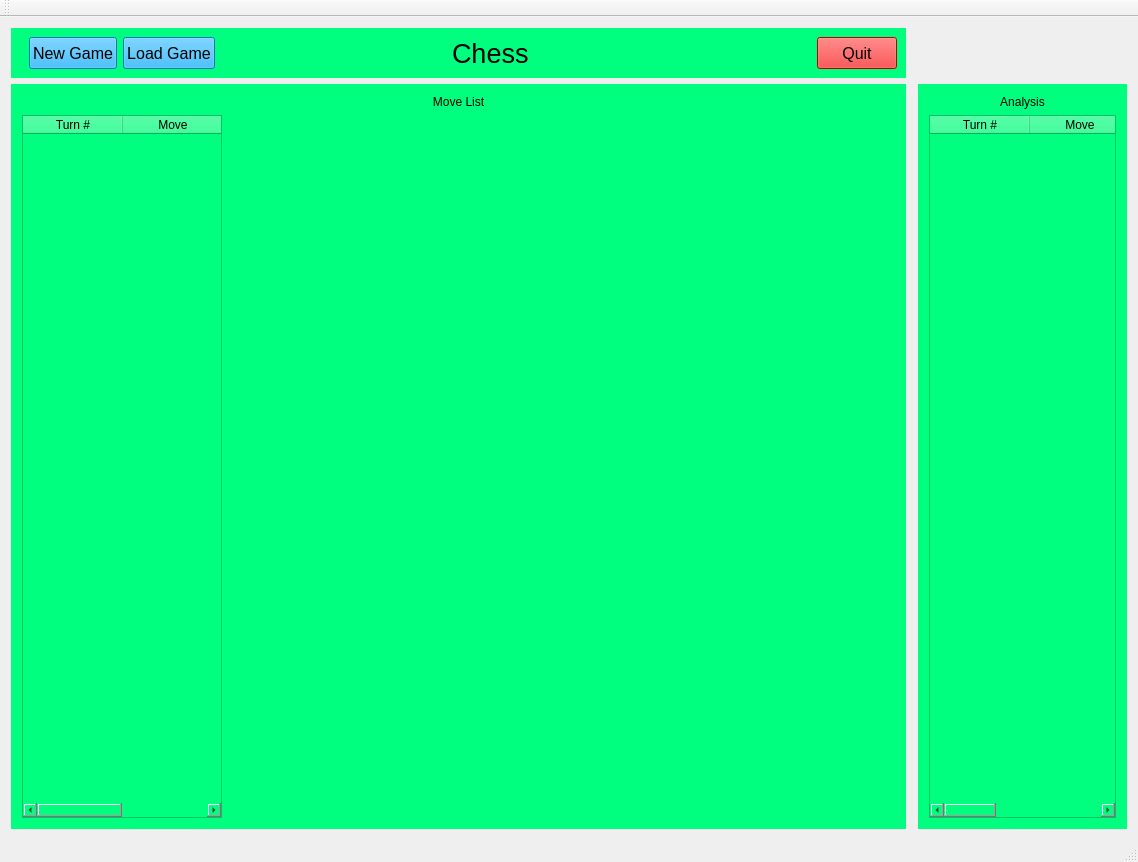
<?xml version="1.0" encoding="UTF-8"?>
<ui version="4.0">
 <class>MainWindowClass</class>
 <widget class="QMainWindow" name="MainWindowClass">
  <property name="geometry">
   <rect>
    <x>0</x>
    <y>0</y>
    <width>1138</width>
    <height>862</height>
   </rect>
  </property>
  <property name="sizePolicy">
   <sizepolicy hsizetype="Expanding" vsizetype="Expanding">
    <horstretch>0</horstretch>
    <verstretch>0</verstretch>
   </sizepolicy>
  </property>
  <property name="windowTitle">
   <string>MainWindow</string>
  </property>
  <widget class="QWidget" name="centralWidget">
   <property name="sizePolicy">
    <sizepolicy hsizetype="Expanding" vsizetype="Expanding">
     <horstretch>0</horstretch>
     <verstretch>0</verstretch>
    </sizepolicy>
   </property>
   <layout class="QVBoxLayout" name="verticalLayout_2">
    <item>
     <layout class="QGridLayout" name="gridLayout">
      <item row="1" column="0">
       <widget class="QWidget" name="movelistwidget" native="true">
        <property name="sizePolicy">
         <sizepolicy hsizetype="Preferred" vsizetype="Preferred">
          <horstretch>0</horstretch>
          <verstretch>0</verstretch>
         </sizepolicy>
        </property>
        <property name="maximumSize">
         <size>
          <width>16777215</width>
          <height>16777215</height>
         </size>
        </property>
        <property name="styleSheet">
         <string notr="true">background-color: rgb(0, 255, 127);</string>
        </property>
        <layout class="QVBoxLayout" name="verticalLayout_3">
         <item>
          <widget class="QLabel" name="movelistlabel">
           <property name="text">
            <string>Move List</string>
           </property>
           <property name="alignment">
            <set>Qt::AlignCenter</set>
           </property>
          </widget>
         </item>
         <item>
          <widget class="QTableWidget" name="movetableview">
           <property name="sizePolicy">
            <sizepolicy hsizetype="Preferred" vsizetype="Expanding">
             <horstretch>0</horstretch>
             <verstretch>0</verstretch>
            </sizepolicy>
           </property>
           <property name="maximumSize">
            <size>
             <width>200</width>
             <height>16777215</height>
            </size>
           </property>
           <column>
            <property name="text">
             <string>Turn #</string>
            </property>
           </column>
           <column>
            <property name="text">
             <string>Move</string>
            </property>
           </column>
          </widget>
         </item>
        </layout>
       </widget>
      </item>
      <item row="1" column="2">
       <widget class="QWidget" name="analysiswidget" native="true">
        <property name="sizePolicy">
         <sizepolicy hsizetype="Preferred" vsizetype="Preferred">
          <horstretch>0</horstretch>
          <verstretch>0</verstretch>
         </sizepolicy>
        </property>
        <property name="minimumSize">
         <size>
          <width>0</width>
          <height>0</height>
         </size>
        </property>
        <property name="styleSheet">
         <string notr="true">background-color: rgb(0, 255, 127);</string>
        </property>
        <layout class="QVBoxLayout" name="verticalLayout_4">
         <item>
          <widget class="QLabel" name="analysislabel">
           <property name="text">
            <string>Analysis</string>
           </property>
           <property name="alignment">
            <set>Qt::AlignCenter</set>
           </property>
          </widget>
         </item>
         <item>
          <widget class="QTableWidget" name="analysistable">
           <property name="sizePolicy">
            <sizepolicy hsizetype="Preferred" vsizetype="Expanding">
             <horstretch>0</horstretch>
             <verstretch>0</verstretch>
            </sizepolicy>
           </property>
           <property name="horizontalScrollBarPolicy">
            <enum>Qt::ScrollBarAsNeeded</enum>
           </property>
           <property name="sizeAdjustPolicy">
            <enum>QAbstractScrollArea::AdjustToContents</enum>
           </property>
           <attribute name="horizontalHeaderMinimumSectionSize">
            <number>1</number>
           </attribute>
           <attribute name="horizontalHeaderStretchLastSection">
            <bool>true</bool>
           </attribute>
           <column>
            <property name="text">
             <string>Turn #</string>
            </property>
           </column>
           <column>
            <property name="text">
             <string>Move</string>
            </property>
           </column>
           <column>
            <property name="text">
             <string>Value</string>
            </property>
           </column>
          </widget>
         </item>
        </layout>
       </widget>
      </item>
      <item row="1" column="1">
       <widget class="Chessboard" name="boardwidget" native="true">
        <property name="sizePolicy">
         <sizepolicy hsizetype="Expanding" vsizetype="Expanding">
          <horstretch>0</horstretch>
          <verstretch>0</verstretch>
         </sizepolicy>
        </property>
        <property name="styleSheet">
         <string notr="true">border-color: rgb(0, 0, 0);</string>
        </property>
       </widget>
      </item>
      <item row="0" column="0">
       <widget class="QWidget" name="topwidget" native="true">
        <property name="sizePolicy">
         <sizepolicy hsizetype="Preferred" vsizetype="Fixed">
          <horstretch>0</horstretch>
          <verstretch>0</verstretch>
         </sizepolicy>
        </property>
        <property name="minimumSize">
         <size>
          <width>0</width>
          <height>50</height>
         </size>
        </property>
        <property name="maximumSize">
         <size>
          <width>16777215</width>
          <height>50</height>
         </size>
        </property>
        <property name="styleSheet">
         <string notr="true">background-color: rgb(0, 255, 127);</string>
        </property>
        <layout class="QHBoxLayout" name="horizontalLayout_2">
         <property name="spacing">
          <number>67</number>
         </property>
         <property name="leftMargin">
          <number>9</number>
         </property>
         <property name="topMargin">
          <number>9</number>
         </property>
         <property name="rightMargin">
          <number>9</number>
         </property>
         <property name="bottomMargin">
          <number>9</number>
         </property>
         <item>
          <widget class="QWidget" name="widget" native="true">
           <layout class="QHBoxLayout" name="horizontalLayout_3">
            <property name="leftMargin">
             <number>9</number>
            </property>
            <property name="topMargin">
             <number>0</number>
            </property>
            <property name="rightMargin">
             <number>0</number>
            </property>
            <property name="bottomMargin">
             <number>0</number>
            </property>
            <item>
             <widget class="QPushButton" name="newGameBtn">
              <property name="sizePolicy">
               <sizepolicy hsizetype="Maximum" vsizetype="Preferred">
                <horstretch>0</horstretch>
                <verstretch>0</verstretch>
               </sizepolicy>
              </property>
              <property name="maximumSize">
               <size>
                <width>200</width>
                <height>16777215</height>
               </size>
              </property>
              <property name="font">
               <font>
                <pointsize>12</pointsize>
               </font>
              </property>
              <property name="styleSheet">
               <string notr="true">background-color: rgb(0, 170, 255);</string>
              </property>
              <property name="text">
               <string>New Game</string>
              </property>
             </widget>
            </item>
            <item>
             <widget class="QPushButton" name="loadGameBtn">
              <property name="sizePolicy">
               <sizepolicy hsizetype="Preferred" vsizetype="Preferred">
                <horstretch>0</horstretch>
                <verstretch>0</verstretch>
               </sizepolicy>
              </property>
              <property name="font">
               <font>
                <pointsize>12</pointsize>
               </font>
              </property>
              <property name="styleSheet">
               <string notr="true">background-color: rgb(0, 170, 255);</string>
              </property>
              <property name="text">
               <string>Load Game</string>
              </property>
             </widget>
            </item>
           </layout>
          </widget>
         </item>
         <item>
          <spacer name="horizontalSpacer">
           <property name="orientation">
            <enum>Qt::Horizontal</enum>
           </property>
           <property name="sizeType">
            <enum>QSizePolicy::Fixed</enum>
           </property>
           <property name="sizeHint" stdset="0">
            <size>
             <width>170</width>
             <height>20</height>
            </size>
           </property>
          </spacer>
         </item>
         <item>
          <widget class="QLabel" name="titlelabel">
           <property name="sizePolicy">
            <sizepolicy hsizetype="Fixed" vsizetype="Preferred">
             <horstretch>0</horstretch>
             <verstretch>0</verstretch>
            </sizepolicy>
           </property>
           <property name="font">
            <font>
             <pointsize>20</pointsize>
            </font>
           </property>
           <property name="text">
            <string>Chess</string>
           </property>
           <property name="alignment">
            <set>Qt::AlignLeading|Qt::AlignLeft|Qt::AlignVCenter</set>
           </property>
          </widget>
         </item>
         <item>
          <spacer name="horizontalSpacer_2">
           <property name="orientation">
            <enum>Qt::Horizontal</enum>
           </property>
           <property name="sizeType">
            <enum>QSizePolicy::Expanding</enum>
           </property>
           <property name="sizeHint" stdset="0">
            <size>
             <width>350</width>
             <height>20</height>
            </size>
           </property>
          </spacer>
         </item>
         <item>
          <widget class="QPushButton" name="quitBtn">
           <property name="sizePolicy">
            <sizepolicy hsizetype="Minimum" vsizetype="Preferred">
             <horstretch>0</horstretch>
             <verstretch>0</verstretch>
            </sizepolicy>
           </property>
           <property name="font">
            <font>
             <pointsize>12</pointsize>
            </font>
           </property>
           <property name="styleSheet">
            <string notr="true">background-color: rgb(255, 0, 0);</string>
           </property>
           <property name="text">
            <string>Quit</string>
           </property>
          </widget>
         </item>
        </layout>
       </widget>
      </item>
     </layout>
    </item>
   </layout>
  </widget>
  <widget class="QMenuBar" name="menuBar">
   <property name="geometry">
    <rect>
     <x>0</x>
     <y>0</y>
     <width>1138</width>
     <height>21</height>
    </rect>
   </property>
  </widget>
  <widget class="QToolBar" name="mainToolBar">
   <attribute name="toolBarArea">
    <enum>TopToolBarArea</enum>
   </attribute>
   <attribute name="toolBarBreak">
    <bool>false</bool>
   </attribute>
  </widget>
  <widget class="QStatusBar" name="statusBar"/>
 </widget>
 <layoutdefault spacing="6" margin="11"/>
 <customwidgets>
  <customwidget>
   <class>Chessboard</class>
   <extends>QWidget</extends>
   <header location="global">chessboard.h</header>
   <container>1</container>
  </customwidget>
 </customwidgets>
 <resources/>
 <connections>
  <connection>
   <sender>quitBtn</sender>
   <signal>clicked()</signal>
   <receiver>MainWindowClass</receiver>
   <slot>close()</slot>
   <hints>
    <hint type="sourcelabel">
     <x>711</x>
     <y>77</y>
    </hint>
    <hint type="destinationlabel">
     <x>853</x>
     <y>117</y>
    </hint>
   </hints>
  </connection>
 </connections>
</ui>
